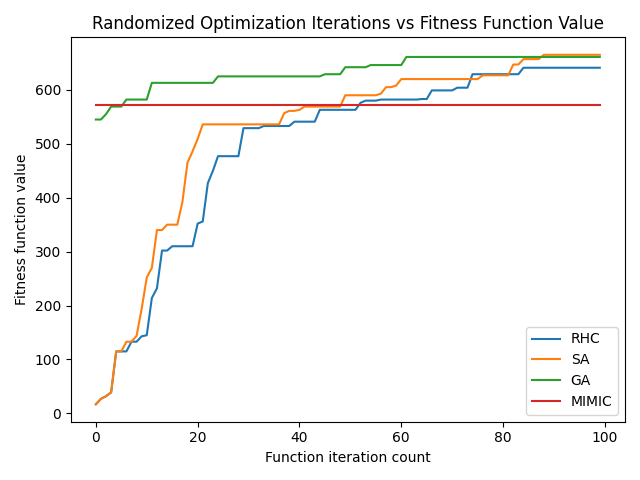

Reproduce this figure in Python.
import six
import sys

sys.modules['sklearn.externals.six'] = six
import mlrose
import numpy as np
import math
import matplotlib.pyplot as plt


def main():
    np.random.seed(0)
    i_s = np.random.randint(2, size=50)
    fitness = mlrose.OneMax()
    problem = mlrose.DiscreteOpt(length=len(i_s), fitness_fn=fitness, maximize=True, max_val=2)

    # Define decay schedule
    schedule = mlrose.ExpDecay()

    # Define initial state
    init_state = i_s
    x_s = []
    y_s = []
    z_s = ['RHC', 'SA', 'GA', 'MIMIC']
    w_s = []
    # Solve problem using simulated annealing
    best_state, best_fitness, learning_curve, timing_curve = mlrose.random_hill_climb(problem, max_attempts=250, max_iters=250,
                                                                        restarts=0, init_state=init_state, curve=True,
                                                                        random_state=1)
    print(best_state)
    print(best_fitness)
    x_s.append(np.arange(0, len(learning_curve)))
    y_s.append(learning_curve)
    w_s.append(timing_curve)
    best_state, best_fitness, learning_curve, timing_curve = mlrose.simulated_annealing(problem, max_attempts=250, max_iters=250,
                                                                          schedule=schedule, init_state=init_state,
                                                                          curve=True, random_state=1)
    print(best_state)
    print(best_fitness)
    x_s.append(np.arange(0, len(learning_curve)))
    y_s.append(learning_curve)
    w_s.append(timing_curve)
    best_state, best_fitness, learning_curve, timing_curve = mlrose.genetic_alg(problem, pop_size=200, mutation_prob=0.1, max_attempts=250, max_iters=250, curve=True, random_state=1)
    print(best_state)
    print(best_fitness)
    x_s.append(np.arange(0, len(learning_curve)))
    y_s.append(learning_curve)
    w_s.append(timing_curve)
    best_state, best_fitness, learning_curve, timing_curve = mlrose.mimic(problem, pop_size=250, keep_pct=0.2, max_attempts=250, max_iters=250, curve=True, random_state=1, fast_mimic=False)
    print(best_state)
    print(best_fitness)
    x_s.append(np.arange(0, len(learning_curve)))
    y_s.append(learning_curve)
    w_s.append(timing_curve)
    for x, y, z in zip(x_s, y_s, z_s):
        plt.plot(x, y, label=z)
    plt.legend()
    plt.title('Randomized Optimization Iterations vs Fitness Function Value')
    plt.xlabel('Function iteration count')
    plt.ylabel('Fitness function value')
    plt.show()
    plt.clf()
    for x, w, z in zip(x_s, w_s, z_s):
        plt.plot(x, w, label=z)
    plt.legend()
    plt.title('Randomized Optimization Time vs Fitness Function Value')
    plt.xlabel('Function iteration count')
    plt.ylabel('Time in Second')
    plt.show()


if __name__ == '__main__':
    main()
